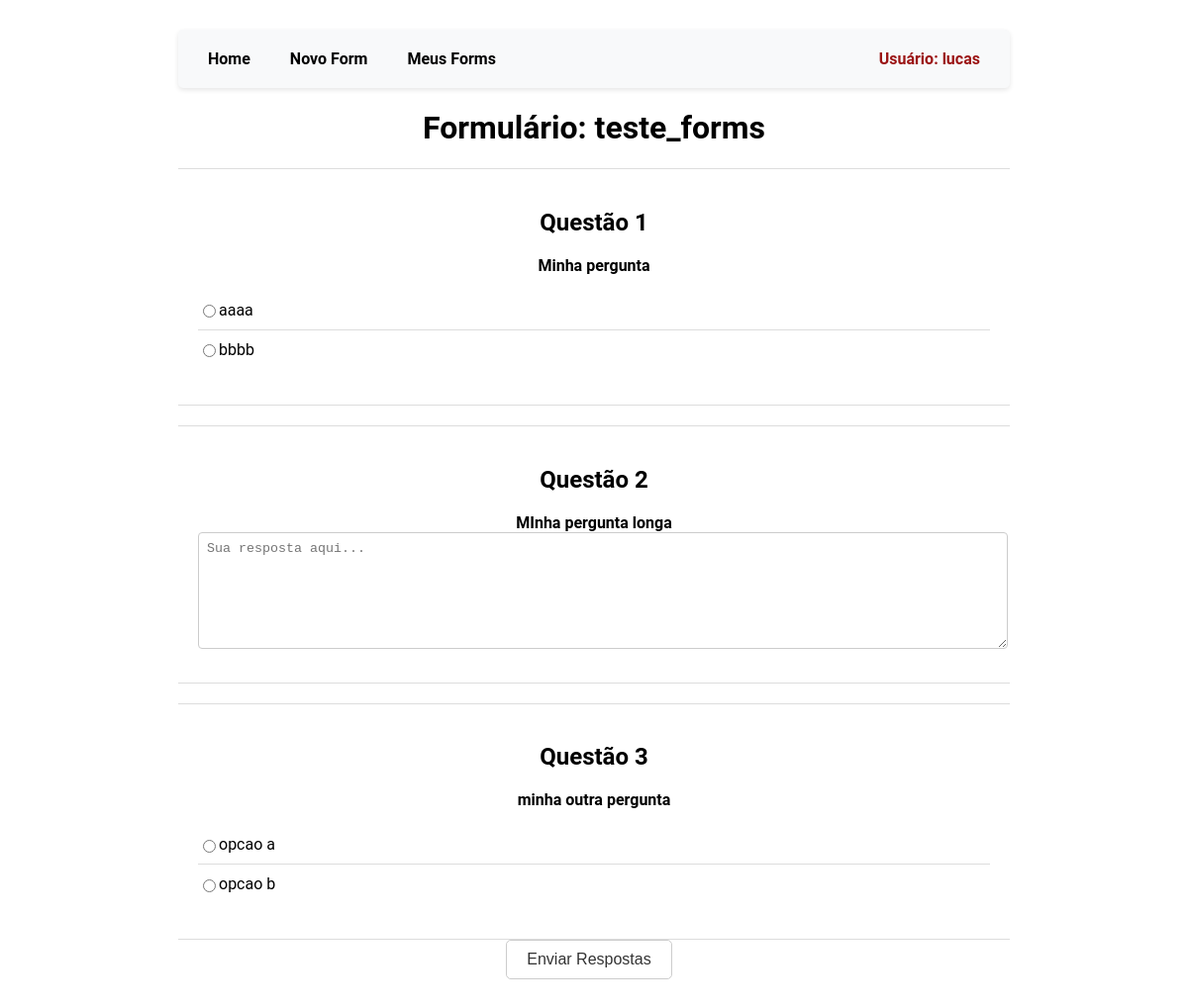
Page /answer_form/30/ (signed in) on the committed database.
### ExtremeFormsApp/models.py (models this page shows, shortened)
class QuestionList(models.Model):
    name = models.CharField(max_length=200)
    description = models.TextField(blank=True)
    shareable_link = models.CharField(max_length=200, blank=True)
    user = models.ForeignKey(User, on_delete=models.CASCADE)
    created_at = models.DateTimeField(default=timezone.now)
    updated_at = models.DateTimeField(default=timezone.now)
    form_link = models.URLField(blank=True, null=True)  # New field for form link

class Question(models.Model):
    QUESTION_TYPES = [
        ('title', 'Title'),
        ('multiple_choice', 'Multiple Choice'),
        ('long_answer', 'Long Answer'),
    ]
    question_list = models.ForeignKey(QuestionList, related_name='questions', on_delete=models.CASCADE, null=True)
    text = models.CharField(max_length=200, default='')
    question_type = models.CharField(max_length=20, choices=QUESTION_TYPES, default='multiple_choice')
    multiple_choice_options = models.JSONField(blank=True, null=True, default=dict)
    created_at = models.DateTimeField(default=timezone.now)
    updated_at = models.DateTimeField(default=timezone.now)

### ExtremeFormsApp/views.py (the view, shortened to what this page needs)
# urls.py: path('answer_form/<int:question_list_id>/', views.AnswerFormView.as_view(), name='answer_form'),
class AnswerFormView(LoginRequiredMixin, View):
    template_name = 'ExtremeFormsApp/answer_form.html'
    def get(self, request, question_list_id):
        question_list = get_object_or_404(QuestionList, id=question_list_id)
        questions = question_list.questions.all()
        context = {
            'question_list': question_list,
            'questions': questions,
        }
        return render(request, self.template_name, context)

### ExtremeFormsApp/templates/ExtremeFormsApp/answer_form.html (shortened to what this page needs)
{% load static %}
{% load custom_filters %}
<!DOCTYPE html>
<html lang="en">
<head>
    <link rel="stylesheet" href="{% static 'css/ExtremeFormsApp/general.css' %}">
    <link rel="stylesheet" href="{% static 'css/ExtremeFormsApp/new_form.css' %}">
</head>
<body>
    <div class="content">
        {% include 'ExtremeFormsApp/links.html' %}
        <h1>Formulário: {{ question_list.name }}</h1>
        <form method="POST">
            {% for question in questions %}
            <div class="question-block">
                <h2>Questão {{ forloop.counter }}</h2>
                <div class="answer-question-text">
                    <strong>{{ question.text }}</strong>
                </div>
                {% if question.question_type == 'multiple_choice' %}
                <ul class="option-list">
                    {% for option in question.multiple_choice_options.options %}
                    <li class="option-item">
                        <input type="radio" name="multiple_choice_answer_{{ question.id }}" value="{{ option }}">
                        {{ option }}
                    </li>
                    {% endfor %}
                </ul>
                {% elif question.question_type == 'long_answer' %}
                <textarea name="long_answer_{{ question.id }}" placeholder="Sua resposta aqui..."
          class="long-answer-input"></textarea>
                {% endif %}
            </div>
            {% endfor %}
            <button type="submit" class="toolbar_btn">Enviar Respostas</button>
        </form>
    </div>
</body>
</html>

### ExtremeFormsApp/templates/ExtremeFormsApp/links.html
{% load static %}
<nav class="dev_navbar">
    <a href="/" class="dev_nav-link">Home</a>
    <a href="{% url 'ExtremeFormsApp:new_form' %}" class="dev_nav-link">Novo Form</a>
    <a href="{% url 'ExtremeFormsApp:user_forms' %}" class="dev_nav-link">Meus Forms</a>
    <a href="{% url 'sec-login' %}" class="dev_nav-link user-info" title="Ir para o login">
        {% if user.is_authenticated %}
            Usuário: {{ user.username }}
        {% else %}
            Visitante
        {% endif %}
    </a>
</nav>

### ExtremeFormsApp/static/css/ExtremeFormsApp/general.css (style rules this page uses)
html, body { margin: 0; padding: 0; height: 100%; overflow-y: auto; }
body { font-family: 'Roboto', sans-serif; background-image: url('../../img/ExtremeFormsApp/triangle-mosaic.png'); background-size: cover; background-repeat: no-repeat; background-position: center; display: flex; justify-content: center; align-items: center; min-height: 100vh; }
.content { background-color: #fff; padding: 30px; text-align: center; max-width: 900px; width: 100%; margin: 0 auto; min-height: 100vh; box-sizing: border-box; max-height: 90vh; overflow-y: auto; -ms-overflow-style: none; scrollbar-width: none; }
.dev_navbar { background-color: #f8f9fa; padding: 10px 20px; box-shadow: 0 2px 5px rgba(0, 0, 0, 0.1); display: flex; align-items: center; border-radius: 5px; }
.dev_nav-link { margin-right: 20px; text-decoration: none; color: #000; font-weight: bold; font-size: 16px; transition: color 0.3s, transform 0.2s; display: flex; align-items: center; padding: 10px; }
.dev_nav-link:last-child { margin-right: 0; }
.user-info { margin-left: auto; font-weight: bold; color: #9b1414; display: flex; align-items: center; }

### ExtremeFormsApp/static/css/ExtremeFormsApp/new_form.css (style rules this page uses)
.toolbar_btn { background-color: #ffffff; border: 1px solid #cccccc; border-radius: 5px; color: #333333; cursor: pointer; font-size: 16px; margin-right: 10px; padding: 10px 20px; transition: background-color 0.3s, transform 0.2s; }
.question-block { background-color: #ffffff; border-top: 1px solid #ddd; border-bottom: 1px solid #ddd; padding: 20px; width: 100%; margin-top: 20px; box-sizing: border-box; }
.option-list { list-style: none; padding: 0; }
.option-item { display: flex; align-items: center; padding: 10px 0; border-bottom: 1px solid #ddd; }
.option-item:last-child { border-bottom: none; }
.long-answer-input { width: 100%; min-height: 100px; margin-bottom: 10px; padding: 8px; border: 1px solid #ccc; border-radius: 4px; }

### rows in the picture
QuestionList: name "teste_forms"
Question: text "Minha pergunta", options "aaaa" "bbbb"
Question: text "MInha pergunta longa", id "Sua resposta aqui..."
Question: text "minha outra pergunta", options "opcao a" "opcao b"

### other values in the picture
{{ user.username }} "lucas"
